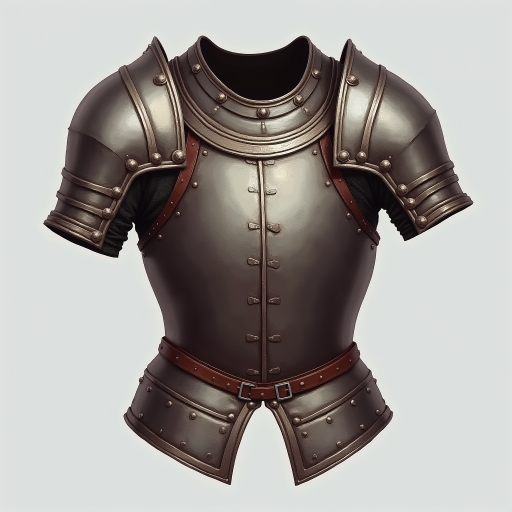
#> input picture concepts/dungeon2/armour-chain_00001_.png, 1024 x 1024 px, given in place of orc_00001_.png, which was not available (shown at 1/2 size)
$ python gen_dungeon_sprites.py
#> lines starting #> are read from the running program, lines starting #| are printed output that depends on the picture
#!/usr/bin/env python3
"""Generate dungeon_sprites_gen.h from the approved dungeon concept art.

Pipeline per concept (docs/concept-dungeon-brief.md stage 2, owner ruling
2026-11-14: 256-colour dungeon palette + 128px sprite source):
  matte the background to transparent,
  tight-crop to the figure and fit it to the sprite square anchored to the floor,
  quantize the opaque pixels to a shared sub-palette of N colours, which become
  frame indices 16..15+N (0..15 stay the EGA table so the status panel is intact),
  bake 4 torch-falloff shade levels as a palette index map (darken each palette
  colour, re-find the nearest in-palette index) rather than 4 full copies.

The two steps that have proper tools use them, when present (they are in the
art-pipeline container, deploy/art-pipeline/):
  * background removal -> rembg (u2net subject segmentation). A colour flood-fill
    cannot remove *enclosed* background (the white between a creature's legs, the
    pocket above a raised weapon); a segmentation model can.
  * the shared palette -> pngquant (libimagequant), a perceptual quantiser.
    This pngquant build cannot apply an external palette, so pngquant builds the
    palette from a montage of every sprite's opaque pixels and the per-sprite
    index map is a nearest-map into it (at 240 colours dithering is negligible).
Both fall back to the older in-file implementations when the tool is absent, so
the generator still runs on a bare host; run it in the container to get the good
tools. See deploy/art-pipeline/README.md.

Cleanroom: reads only concepts/ (our own generated art). Never original/,
references/, bestiary/cache/, or any screenshot.
"""
import os, sys, shutil, subprocess, tempfile
from collections import deque
from PIL import Image
import numpy as np

EDGE = 128
PAL_N = 240            # frame indices 16..255
TRANSPARENT = 0xFF
SHADES = [1.0, 0.62, 0.40, 0.24]   # level 0 = full bright, then falloff
WORK = 512             # matte working resolution (rembg's net is 320; 512 keeps edges crisp)

# concept file stem -> C symbol emitted (SP_MON slot mapping lives in dungeon_assets).
# The symbol must be a valid C identifier, so hyphenated stems get underscores.
SPRITES = [
    ("orc",             "orc"),
    ("ghost",           "ghost"),
    ("carrion-creeper", "carrion_creeper"),
    ("viper-emerald",   "viper_emerald"),
    ("gremlin",         "gremlin"),
    ("daemon-minotaur", "daemon_minotaur"),
    ("balron",          "balron"),
    # The chest concept is a 3-chest sheet (two closed + one open-with-gold).
    # Crop to the top closed chest — the billboard state before the player opens
    # it. The box is in source pixels (measured from the matte's component bbox).
    ("chest",           "chest", (240, 140, 650, 460)),
]

# ------------------------------------------------- optional proper tools ----
try:
    import rembg
    _REMBG = None
    def _rembg_session():
        global _REMBG
        if _REMBG is None:
            _REMBG = rembg.new_session("u2net")
        return _REMBG
    HAVE_REMBG = True
except Exception:
    HAVE_REMBG = False

HAVE_PNGQUANT = shutil.which("pngquant") is not None


def matte_rembg(im):
    """Subject-segmentation matte: True = opaque. Removes enclosed background."""
    rgba = rembg.remove(im.convert("RGB"), session=_rembg_session())
    return np.asarray(rgba)[..., 3] > 128


# [44 lines left out: functions matte_flood, _drop_small_components, not called in this run]


def load_sprite(src_dir, stem, crop=None):
    """Matte at working resolution, tight-crop to the figure, then fit it to fill
    the EDGE square anchored to the floor. Filling the square is what makes a
    close creature read as close: a figure that only occupies the middle of the
    sprite looks far away no matter the distance. `crop` (source pixels) selects
    one subject out of a multi-subject sheet before the matte runs."""
#> called with src_dir = 'concepts/dungeon2', stem = 'orc'
    path = os.path.join(src_dir, f"{stem}_00001_.png")
    src = Image.open(path).convert('RGB')
#> src is the input picture: PIL image 1024x1024 RGB; mean R, G, B 159.6, 155.6, 152.2
    if crop:
        src = src.crop(crop)
    work = src.resize((WORK, WORK), Image.LANCZOS)
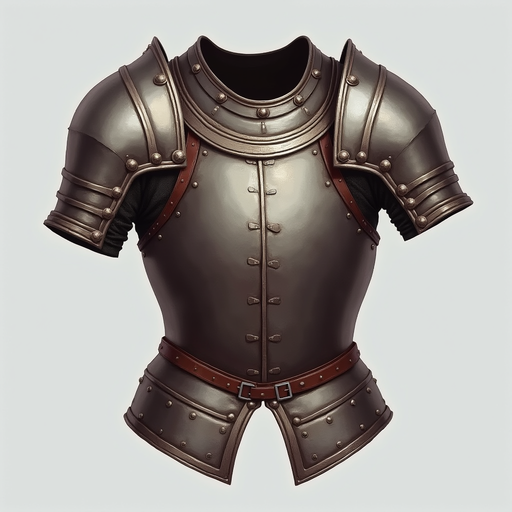
#> work: PIL image 512x512 RGB; mean R, G, B 159.6, 155.6, 152.2
    alpha = matte_rembg(work) if HAVE_REMBG else matte_flood(work)
    # rembg marks some background as fully opaque where it shows through concave
    # gaps in the silhouette (a notch at the shoulder, fur edges). Those pixels
    # are the background colour, so key them out by colour regardless of alpha.
    warr = np.asarray(work).astype(np.int32)
    bg = warr[0, 0]
    alpha &= (np.abs(warr - bg).sum(-1) >= 60)
    alpha = _drop_small_components(alpha)
    if not HAVE_REMBG:
        # the flood matte leaves a blended fringe; erode 1px to eat the halo
        a = alpha.copy()
        a[1:-1, 1:-1] &= (alpha[:-2, 1:-1] & alpha[2:, 1:-1] &
                          alpha[1:-1, :-2] & alpha[1:-1, 2:])
        alpha = a
    ys, xs = np.where(alpha)
    if len(ys) == 0:
        return np.zeros((EDGE, EDGE, 3), 'uint8'), np.zeros((EDGE, EDGE), bool)
    y0, y1, x0, x1 = ys.min(), ys.max() + 1, xs.min(), xs.max() + 1
    crop = work.crop((int(x0), int(y0), int(x1), int(y1))).convert('RGBA')
    carr = np.asarray(crop).copy()
    carr[..., 3] = np.where(alpha[y0:y1, x0:x1], 255, 0)
    crop = Image.fromarray(carr)
    cw, ch = crop.size
    scale = EDGE / float(max(cw, ch))
    nw, nh = max(1, int(round(cw * scale))), max(1, int(round(ch * scale)))
    crop = crop.resize((nw, nh), Image.LANCZOS)
    canvas = Image.new('RGBA', (EDGE, EDGE), (0, 0, 0, 0))
    canvas.paste(crop, ((EDGE - nw) // 2, EDGE - nh), crop)   # bottom-centre
    out = np.asarray(canvas)
    return out[..., :3].copy(), out[..., 3] > 128


# [34 lines left out: functions _montage, _palette_pngquant, _palette_pil, not called in this run]


def build_palette(sprites):
    pts = np.concatenate([rgb[alpha] for rgb, alpha in sprites], 0).astype('uint8')
    return _palette_pngquant(pts) if HAVE_PNGQUANT else _palette_pil(pts)


def nearest_idx(arr, pal):
    d = ((arr[:, None, :] - pal[None, :, :]) ** 2).sum(-1)
    return d.argmin(1)


# [49 lines left out: functions shade_map, emit_header, not called in this run]


def main():
    src_dir = sys.argv[1] if len(sys.argv) > 1 else 'concepts/dungeon2'
    out_path = sys.argv[2] if len(sys.argv) > 2 else 'engine/src/game/dungeon_sprites_gen.h'
    prev_dir = os.environ.get("DG_PREVIEW_DIR", "tmp")
    print(f"matte: {'rembg' if HAVE_REMBG else 'flood (fallback)'}"
          f"   palette: {'pngquant' if HAVE_PNGQUANT else 'PIL median-cut (fallback)'}")
    names = [e[1] for e in SPRITES]            # emitted C symbol suffix
    sprites = [load_sprite(src_dir, e[0], e[2] if len(e) > 2 else None)
               for e in SPRITES]
    pal = build_palette(sprites)
    sm = shade_map(pal)
    emit_header(out_path, names, sprites, pal, sm)
    # preview: composite each base sprite on a dark wall for eyeballing
    os.makedirs(prev_dir, exist_ok=True)
    for name, (rgb, alpha) in zip(names, sprites):
        idx = np.full((EDGE, EDGE), TRANSPARENT, dtype=np.uint8)
        idx[alpha] = (nearest_idx(rgb[alpha], pal) + 16).astype(np.uint8)
        canvas = np.full((EDGE, EDGE, 3), 52, np.uint8)
        opaque = idx != TRANSPARENT
        canvas[opaque] = pal[idx[opaque] - 16]
        Image.fromarray(canvas).save(f'{prev_dir}/gen_{name}.png')
    print(f"wrote {out_path}  ({len(names)} sprites, palette {PAL_N}, edge {EDGE})")


if __name__ == '__main__':
    main()
#> (the call stopped at in _rembg_session, `_REMBG = rembg.new_session("u2net")`: rembg is not available in this run)

$ run again, on concepts/dungeon2/carrion-creeper_00001_.png
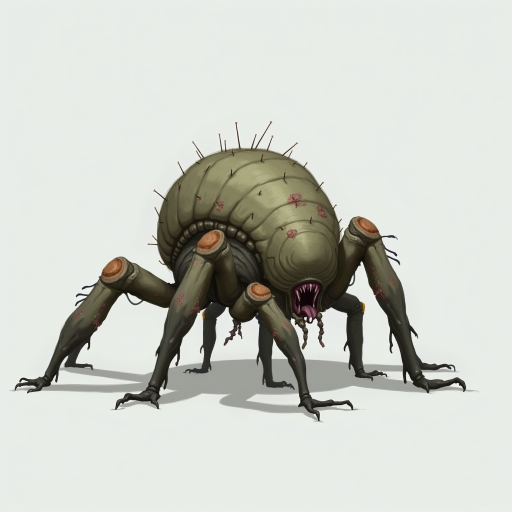
#> input picture concepts/dungeon2/carrion-creeper_00001_.png, 1024 x 1024 px, given in place of orc_00001_.png, which was not available (shown at 1/2 size)
#> in load_sprite, src is the input picture: PIL image 1024x1024 RGB; mean R, G, B 203.3, 206, 199.1
#> in load_sprite, `work = src.resize((WORK, WORK), Image.LANCZOS)`:
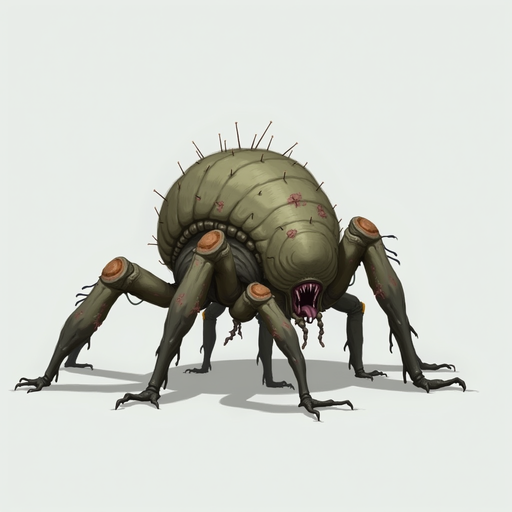
#> work: PIL image 512x512 RGB; mean R, G, B 203.3, 206, 199.1
